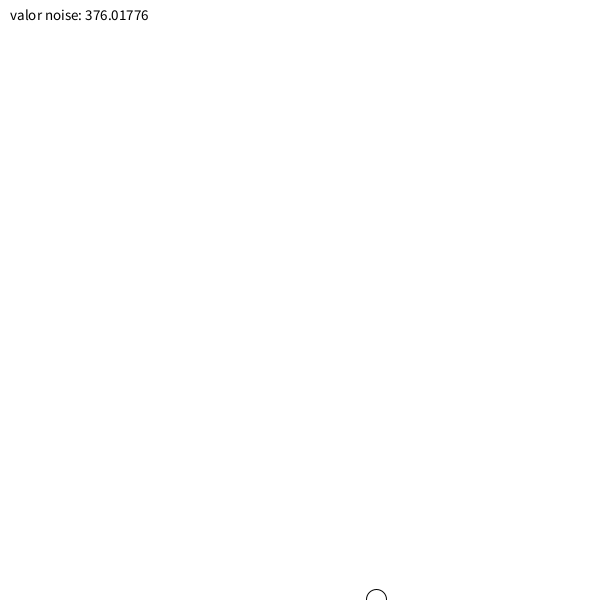
Frame 1 (no input)
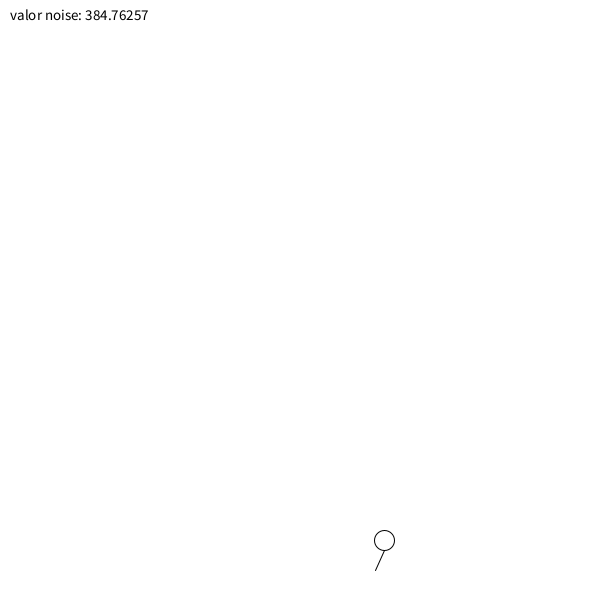
Frame 60 (the mouse pressed at the canvas centre just before this capture)
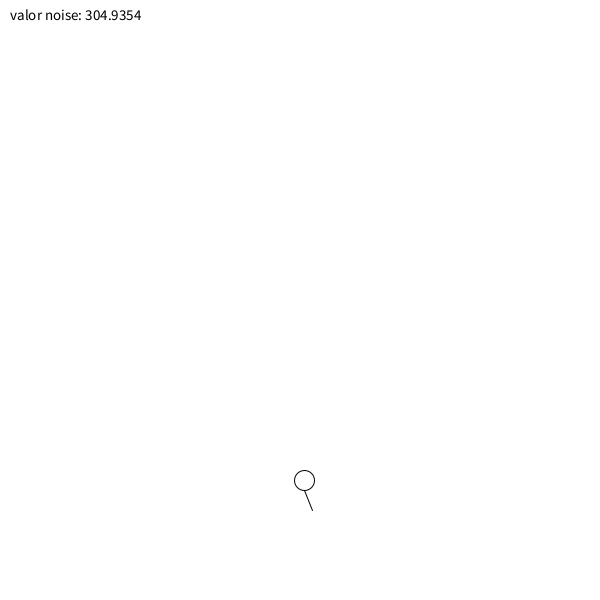
Frame 120 (the mouse held since frame 60 and released just before this capture)

The Processing sketch that drew these frames (run headless with seeded random() and noise(); from frame 60 on, the mouse is pressed at the canvas centre):

// Processing sketch: ballon
// ── ballon.pde
float x=300;
float y = 600;
float noiseScale = 0.2;
float r;
float xoff = 200;
float n2= 300;
void setup() {
  size(600, 600);
  noiseSeed(300);
}

void draw() {
  background(255);
  xoff = xoff + .006;
  float n = noise(xoff) * width;
  
  //line(n, 0, n, height);
  fill(0);
  textSize(15);
  text("valor noise: "+ n, 10, 20);
  if (y>10) {
    y--;
  }
  r = noise(x);
  x=x+r;
  println(r);
  fill(255);
  ellipse(n, y, 20, 20);
  n2+=(n-n2)/5;
  line(n,y+10,n2,y+30);
}
